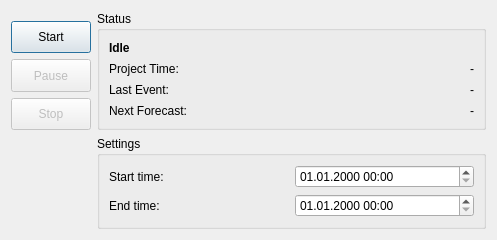
<?xml version="1.0" encoding="UTF-8"?>
<ui version="4.0">
 <class>Dialog</class>
 <widget class="QDialog" name="Dialog">
  <property name="geometry">
   <rect>
    <x>0</x>
    <y>0</y>
    <width>497</width>
    <height>240</height>
   </rect>
  </property>
  <property name="minimumSize">
   <size>
    <width>497</width>
    <height>240</height>
   </size>
  </property>
  <property name="maximumSize">
   <size>
    <width>497</width>
    <height>240</height>
   </size>
  </property>
  <property name="windowTitle">
   <string>Simulation</string>
  </property>
  <property name="sizeGripEnabled">
   <bool>false</bool>
  </property>
  <layout class="QGridLayout" name="gridLayout_2">
   <item row="0" column="0">
    <layout class="QVBoxLayout" name="verticalLayout">
     <item>
      <spacer name="verticalSpacer">
       <property name="orientation">
        <enum>Qt::Vertical</enum>
       </property>
       <property name="sizeType">
        <enum>QSizePolicy::Fixed</enum>
       </property>
       <property name="sizeHint" stdset="0">
        <size>
         <width>20</width>
         <height>10</height>
        </size>
       </property>
      </spacer>
     </item>
     <item>
      <widget class="QPushButton" name="startButton">
       <property name="sizePolicy">
        <sizepolicy hsizetype="Minimum" vsizetype="Expanding">
         <horstretch>0</horstretch>
         <verstretch>0</verstretch>
        </sizepolicy>
       </property>
       <property name="text">
        <string>Start</string>
       </property>
      </widget>
     </item>
     <item>
      <widget class="QPushButton" name="pauseButton">
       <property name="enabled">
        <bool>false</bool>
       </property>
       <property name="sizePolicy">
        <sizepolicy hsizetype="Minimum" vsizetype="Expanding">
         <horstretch>0</horstretch>
         <verstretch>0</verstretch>
        </sizepolicy>
       </property>
       <property name="text">
        <string>Pause</string>
       </property>
      </widget>
     </item>
     <item>
      <widget class="QPushButton" name="stopButton">
       <property name="enabled">
        <bool>false</bool>
       </property>
       <property name="sizePolicy">
        <sizepolicy hsizetype="Minimum" vsizetype="Expanding">
         <horstretch>0</horstretch>
         <verstretch>0</verstretch>
        </sizepolicy>
       </property>
       <property name="text">
        <string>Stop</string>
       </property>
      </widget>
     </item>
    </layout>
   </item>
   <item row="0" column="1">
    <widget class="QGroupBox" name="statusBox">
     <property name="sizePolicy">
      <sizepolicy hsizetype="Expanding" vsizetype="Preferred">
       <horstretch>0</horstretch>
       <verstretch>0</verstretch>
      </sizepolicy>
     </property>
     <property name="title">
      <string>Status</string>
     </property>
     <layout class="QGridLayout" name="gridLayout_3">
      <item row="0" column="0" colspan="2">
       <widget class="QLabel" name="coreStatusLabel">
        <property name="font">
         <font>
          <weight>75</weight>
          <bold>true</bold>
         </font>
        </property>
        <property name="text">
         <string>Idle</string>
        </property>
        <property name="alignment">
         <set>Qt::AlignLeading|Qt::AlignLeft|Qt::AlignVCenter</set>
        </property>
       </widget>
      </item>
      <item row="1" column="0">
       <widget class="QLabel" name="projectTimeTitleLabel">
        <property name="text">
         <string>Project Time:</string>
        </property>
       </widget>
      </item>
      <item row="1" column="1">
       <widget class="QLabel" name="projectTimeLabel">
        <property name="text">
         <string>-</string>
        </property>
        <property name="alignment">
         <set>Qt::AlignRight|Qt::AlignTrailing|Qt::AlignVCenter</set>
        </property>
       </widget>
      </item>
      <item row="2" column="0">
       <widget class="QLabel" name="lastEventTitleLabel">
        <property name="text">
         <string>Last Event:</string>
        </property>
       </widget>
      </item>
      <item row="2" column="1">
       <widget class="QLabel" name="lastEventLabel">
        <property name="text">
         <string>-</string>
        </property>
        <property name="alignment">
         <set>Qt::AlignRight|Qt::AlignTrailing|Qt::AlignVCenter</set>
        </property>
       </widget>
      </item>
      <item row="3" column="0">
       <widget class="QLabel" name="nextForeCastTitleLabel">
        <property name="text">
         <string>Next Forecast:</string>
        </property>
       </widget>
      </item>
      <item row="3" column="1">
       <widget class="QLabel" name="nextForecastLabel">
        <property name="text">
         <string>-</string>
        </property>
        <property name="alignment">
         <set>Qt::AlignRight|Qt::AlignTrailing|Qt::AlignVCenter</set>
        </property>
       </widget>
      </item>
     </layout>
    </widget>
   </item>
   <item row="1" column="1">
    <widget class="QGroupBox" name="settingsBox">
     <property name="title">
      <string>Settings</string>
     </property>
     <layout class="QGridLayout" name="gridLayout">
      <item row="0" column="0">
       <widget class="QLabel" name="startTimeTitleLabel">
        <property name="text">
         <string>Start time:</string>
        </property>
       </widget>
      </item>
      <item row="0" column="1">
       <widget class="QDateTimeEdit" name="startTimeEdit">
        <property name="displayFormat">
         <string>dd.MM.yyyy HH:mm</string>
        </property>
       </widget>
      </item>
      <item row="1" column="0">
       <widget class="QLabel" name="endTimeTitleLabel">
        <property name="text">
         <string>End time:</string>
        </property>
       </widget>
      </item>
      <item row="1" column="1">
       <widget class="QDateTimeEdit" name="endTimeEdit">
        <property name="displayFormat">
         <string>dd.MM.yyyy HH:mm</string>
        </property>
       </widget>
      </item>
     </layout>
    </widget>
   </item>
  </layout>
 </widget>
 <resources/>
 <connections/>
</ui>
